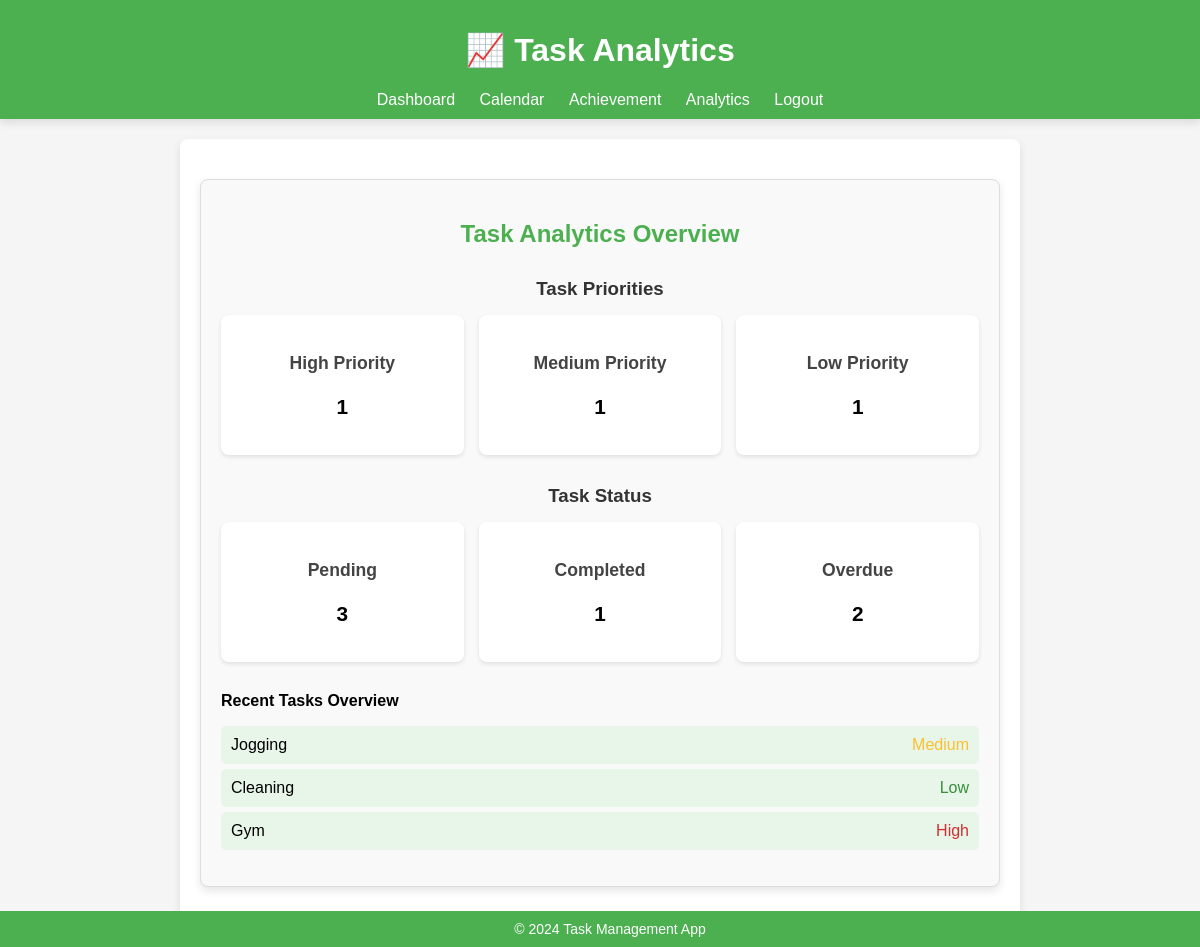
/analytics (signed in), run on an earlier commit of the app's database.
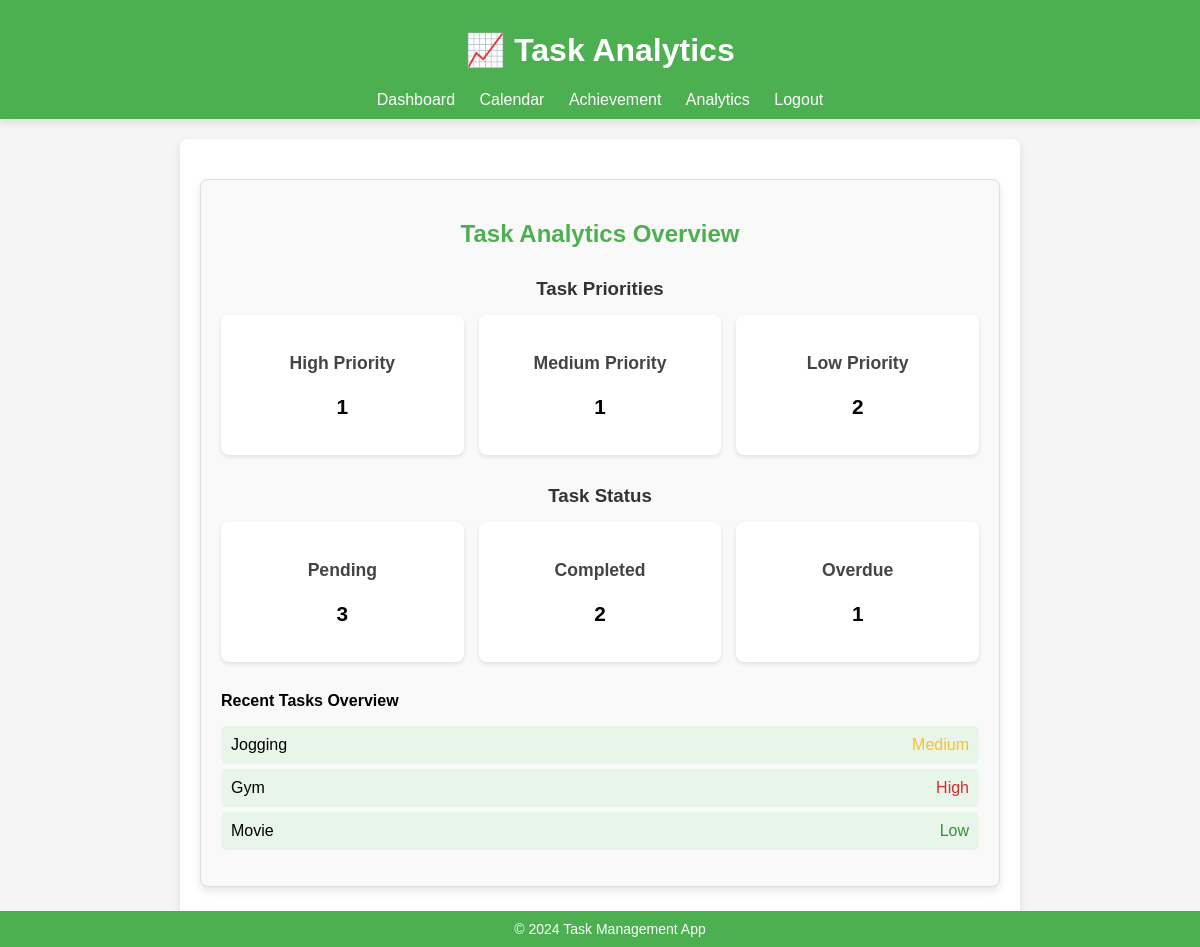
And on a later commit of the database.
### main.py (models this page shows)
class Task(db.Model):
    id = db.Column(db.Integer, primary_key=True)
    title = db.Column(db.String(100), nullable=False)
    description = db.Column(db.Text, nullable=True)
    due_date = db.Column(db.Date, nullable=False)
    status = db.Column(db.String(20), default='Pending')
    priority = db.Column(db.String(10), default='Low')
    user_id = db.Column(db.Integer, db.ForeignKey('user.id'))
    created_date = db.Column(db.DateTime, default=datetime.utcnow)
    completed_date = db.Column(db.DateTime, nullable=True)
    is_deleted = db.Column(db.Boolean, default=False)

### main.py (the view)
@app.route('/analytics')
def analytics():
    user = get_current_user()
    if not user:
        flash('Please log in first.', 'warning')
        return redirect(url_for('login'))
    tasks = Task.query.filter_by(user_id=user.id).all()
    priority_counts = {
        'Low': sum(1 for task in tasks if task.priority == 'Low' and not task.is_deleted),
        'Medium': sum(1 for task in tasks if task.priority == 'Medium' and not task.is_deleted),
        'High': sum(1 for task in tasks if task.priority == 'High' and not task.is_deleted)
    }
    pending_tasks = [task for task in tasks if task.status == 'Pending' and not task.is_deleted]
    completed_tasks = [task for task in tasks if task.status == 'Completed']
    overdue_tasks = sum(1 for task in tasks if task.status == 'Pending' and task.due_date < datetime.now().date())
    recent_tasks = [task for task in pending_tasks if not task.is_deleted]
    return render_template(
        'analytics.html',
        priority_counts=priority_counts,
        pending_tasks=len(pending_tasks),
        completed_tasks=len(completed_tasks),
        overdue_tasks=overdue_tasks,
        recent_tasks=recent_tasks  # Only valid pending tasks
    )

### main.py (called while the page is built)
def get_current_user():
    user_id = session.get('user_id')
    if user_id:
        return db.session.get(User, user_id)
    return None

### templates/analytics.html (shortened to what this page needs)
<!DOCTYPE html>
<html lang="en">
<head>
    <link rel="stylesheet" href="{{ url_for('static', filename='styles.css') }}">
</head>
<body>
    <header>
        <h1>📈 Task Analytics</h1>
        <nav>
            <a href="{{ url_for('dashboard') }}">Dashboard</a>
            <a href="{{ url_for('calendar') }}">Calendar</a>
            <a href="{{ url_for('achievement') }}">Achievement</a>
            <a href="{{ url_for('analytics') }}">Analytics</a>
            <a href="{{ url_for('logout') }}">Logout</a>
        </nav>
    </header>
    <main>
        <div class="analytics-container">
            <h2>Task Analytics Overview</h2>
            <div class="analytics-section">
                <h3>Task Priorities</h3>
                <div class="stats-container">
                    <div class="stat-box">
                        <h4>High Priority</h4>
                        <p>{{ priority_counts['High'] }}</p>
                    </div>
                    <div class="stat-box">
                        <h4>Medium Priority</h4>
                        <p>{{ priority_counts['Medium'] }}</p>
                    </div>
                    <div class="stat-box">
                        <h4>Low Priority</h4>
                        <p>{{ priority_counts['Low'] }}</p>
                    </div>
                </div>
            </div>
            <div class="analytics-section">
                <h3>Task Status</h3>
                <div class="stats-container">
                    <div class="stat-box">
                        <h4>Pending</h4>
                        <p>{{ pending_tasks }}</p>
                    </div>
                    <div class="stat-box">
                        <h4>Completed</h4>
                        <p>{{ completed_tasks }}</p>
                    </div>
                    <div class="stat-box">
                        <h4>Overdue</h4>
                        <p class="overdue">{{ overdue_tasks }}</p>
                    </div>
                </div>
            </div>
            <div class="task-list">
            <h4>Recent Tasks Overview</h4>
                <ul>
                    {% for task in recent_tasks %}
                        <li>
                            <span>{{ task.title }}</span>
                            <span class="{{ task.priority|lower }}">{{ task.priority }}</span>
                        </li>
                     {% endfor %}
                </ul>
            </div>
        </div>
    </main>
    <footer>
        <p>&copy; 2024 Task Management App</p>
    </footer>
</body>
</html>

What changed in the data, as far as the page shows it:
no longer on this page (row edited): Task: title "Cleaning", priority "Low"
added Task: title "Movie", priority "Low"
Also different on the page:
{{ priority_counts['Low'] }}: "1" → "2"
{{ completed_tasks }}: "1" → "2"
{{ overdue_tasks }}: "2" → "1"
